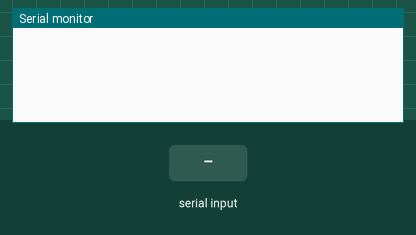
Simulated run of this sketch. Board: Arduino Uno, built with avr-gcc and run on an emulated ATmega328P. Parts: the last lines printed to the serial monitor. The test bench sets the inputs (shaded band).

Above: at 1.2 s.
1.3 s: "1" received over the second serial link
At 3.0 s:
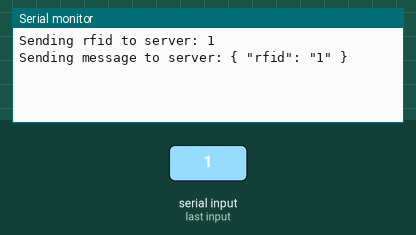
3.8 s: "0" received over the second serial link
At 5.2 s:
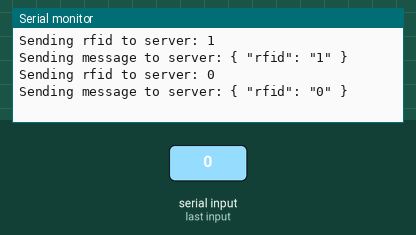
5.3 s: "2" received over the second serial link
At 7.3 s:
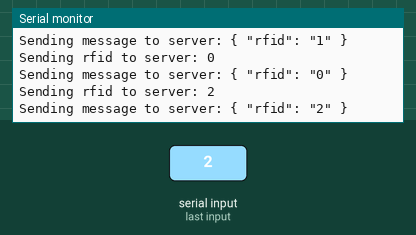

The sketch:

ethernet-handler.ino
```cpp
#include <EtherCard.h>
#include <AltSoftSerial.h>

AltSoftSerial rfidModule;
auto& logTerminal = Serial;

const int BAUD_RATE = 9600;
const int RFID_LENGHT = 10;

const char SERVER_AUTHENTICATION_PATH[] PROGMEM = "/authentication";
const char RFID_TEMPLATE[] = "{ \"rfid\": \"%s\" }";
const int RFID_MSG_LEN = 16;

const char SERVER_OK[] PROGMEM = "HTTP/1.1 200 OK";
const char SERVER_UNAUTHORIZED[] PROGMEM = "HTTP/1.1 401 Unauthorized";

const char OK_CALLBACK[] = "ok";
const char FORBIDDEN_CALLBACK[] = "forbidden";

const byte ip[] = { 192, 168, 2, 2 };
const byte gateway[] = { 192, 168, 2, 1 };
const byte mac[] = { 0x00, 0x01, 0x02, 0x03, 0x04, 0x05 };

const byte serverIp[] = { 192, 168, 2, 1 };
const char website[] PROGMEM = "127.0.0.1";

byte Ethernet::buffer[700];
Stash stash;

unsigned long timer;

struct ServerResponse {
  enum class Status {
    ok,
    forbidden,
    badRequest
  } status;
};

bool readRfid(char rfidBuffer[]) {
  if (!rfidModule.available())
    return false;

  rfidModule.readBytes(rfidBuffer, RFID_LENGHT);
  return true;
}

byte httpPostSend(const char* payload, const char* path, const char* website) {
  byte sd = stash.create();
  stash.print(payload);
  stash.save();

  Stash::prepare(
    PSTR(
      "POST $F HTTP/1.1"
      "\r\n"
      "Host: $F"
      "\r\n"
      "Accept: */*"
      "\r\n"
      "Content-Length: $D"
      "\r\n"
      "Content-Type: application/json"
      "\r\n" "\r\n"
      "$H"),
    path, website, stash.size(), sd);

  return ether.tcpSend();
}

byte sendToServer(const char rfid[]) {
  logTerminal.print("Sending rfid to server: ");
  logTerminal.println(rfid);

  char msg[RFID_MSG_LEN];
  sprintf(msg, RFID_TEMPLATE, rfid);

  logTerminal.print("Sending message to server: ");
  logTerminal.println(msg);

  return httpPostSend(msg, SERVER_AUTHENTICATION_PATH, website);
}

ServerResponse handleServerResponse(const char* message) {
  logTerminal.println("Received packet: ");
  logTerminal.println(message);

  if (!strncasecmp_P(message, SERVER_OK, strlen_P(SERVER_OK)))
    return { ServerResponse::Status::ok };
  if (!strncasecmp_P(message, SERVER_UNAUTHORIZED, strlen_P(SERVER_UNAUTHORIZED)))
    return { ServerResponse::Status::forbidden };

  return { ServerResponse::Status::badRequest };
}

void callback(const ServerResponse& serverResponse) {
  if (serverResponse.status == ServerResponse::Status::ok) {
    logTerminal.print("Calling back: ");
    logTerminal.println(OK_CALLBACK);

    rfidModule.print(OK_CALLBACK);
  }

  else if (serverResponse.status == ServerResponse::Status::forbidden) {
    logTerminal.print("Calling back: ");
    logTerminal.println(FORBIDDEN_CALLBACK);

    rfidModule.print(FORBIDDEN_CALLBACK);
  }

  else if (serverResponse.status == ServerResponse::Status::badRequest) {
    logTerminal.print("Bad Request");
  }
}

void setup() {
  rfidModule.begin(BAUD_RATE);
  logTerminal.begin(BAUD_RATE);

  ether.begin(sizeof Ethernet::buffer, mac, SS);
  ether.staticSetup(ip, gateway);

  ether.copyIp(ether.hisip, serverIp);
}

void loop() {
  char rfid[RFID_LENGHT] = { 0 };
  static byte session;

  ether.packetLoop(ether.packetReceive());
  if (readRfid(rfid)) {
    session = sendToServer(rfid);
  }
  const char* serverResponsePacket = ether.tcpReply(session);
  if (serverResponsePacket != nullptr) {
    ServerResponse serverResponse = handleServerResponse(serverResponsePacket);
    callback(serverResponse);
  }
}
```

Measured:
- after the input at 1.3 s, the serial monitor: prints a new line after 1.0 s (image 1)
- after the input at 3.8 s, the serial monitor: prints a new line after 1.0 s (image 2)
- after the input at 5.3 s, the serial monitor: prints a new line after 1.0 s (image 3)
